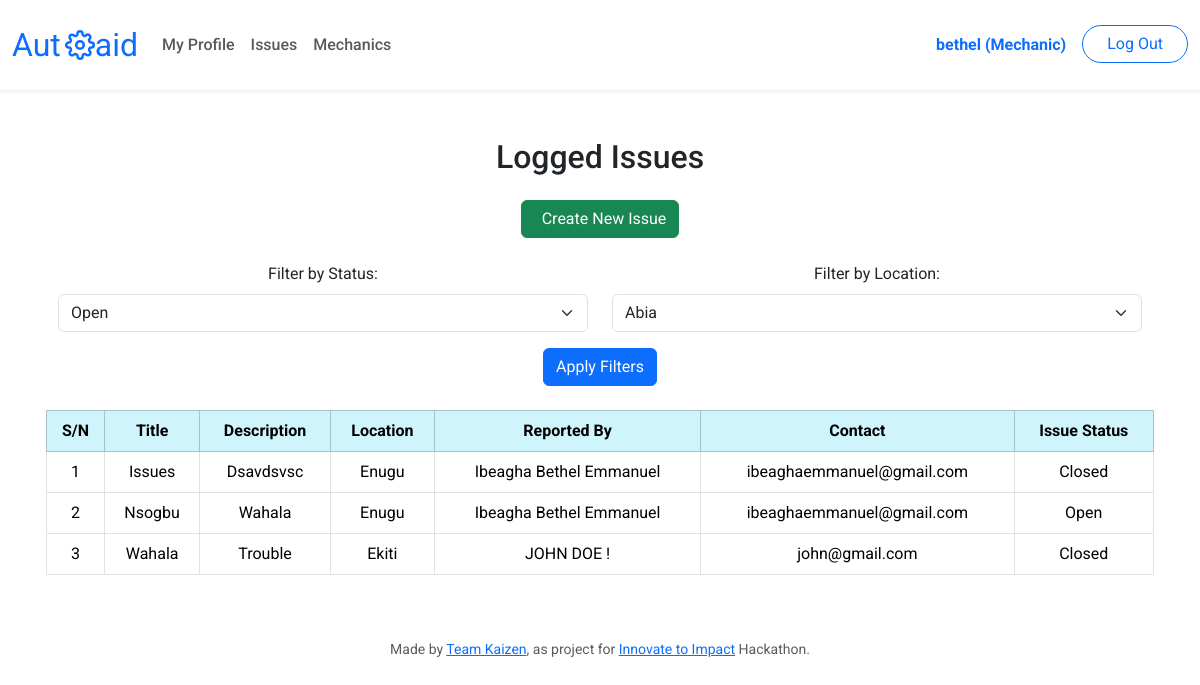
/issues (signed in), run on the app's committed database.
### tables this page shows
CREATE TABLE users (
    id INTEGER PRIMARY KEY AUTOINCREMENT NOT NULL,
    username TEXT NOT NULL UNIQUE,
    hash TEXT NOT NULL,
    role INTEGER NOT NULL CHECK (role IN (0, 1))
);

CREATE TABLE issues (
    id INTEGER PRIMARY KEY AUTOINCREMENT NOT NULL,
    title TEXT NOT NULL,
    body TEXT NOT NULL,
    status INTEGER NOT NULL CHECK (status IN (0, 1)),
    user_id INTEGER NOT NULL,
    FOREIGN KEY(user_id) REFERENCES users(id)
);

CREATE TABLE locations (
    id INTEGER PRIMARY KEY AUTOINCREMENT NOT NULL,
    name TEXT NOT NULL
);

CREATE TABLE profiles (
    id INTEGER PRIMARY KEY AUTOINCREMENT NOT NULL,
    display_name TEXT NOT NULL,
    bio TEXT NOT NULL,
    email TEXT NOT NULL UNIQUE,
    user_id INTEGER NOT NULL,
    location_id INTEGER NOT NULL,
    FOREIGN KEY(user_id) REFERENCES users(id),
    FOREIGN KEY(location_id) REFERENCES locations(id)
);

### app.py (the view, shortened to what this page needs)
@app.route("/issues", methods=["GET", "POST"])
@login_required
def issues():
    id = session["user_id"]
    info = db.execute("SELECT * FROM users WHERE id=?", id)[0]
    username = info["username"]
    role = info["role"]
    if role: role = "(Mechanic)"
    else: role = "(Customer)"
    if request.method == "GET":
        issues = db.execute('''SELECT
            issues.id AS issue_id,
            issues.title AS issue_title,
            issues.body AS issue_body,
            issues.status AS issue_status,
            issues.user_id AS issue_user_id,
            users.username AS user_name,
            profiles.display_name AS profile_display_name,
            profiles.bio AS profile_bio,
            profiles.email AS profile_email,
            locations.name AS location_name,
            locations.id AS location_id
        FROM
            issues
        JOIN
            users ON issues.user_id = users.id
        JOIN
            profiles ON users.id = profiles.user_id
        JOIN
            locations ON profiles.location_id = locations.id''')
        return render_template("issues.html", username=username, role=role, issues=issues, LOCATIONS=LOCATIONS)# The user will enter a status, either solved, or unsolved or all and a location

### app.py (called while the page is built)
@app.after_request
def after_request(response):
    response.headers["Cache-Control"] = "no-cache, no-store, must-revalidate"
    response.headers["Expires"] = 0
    response.headers["Pragma"] = "no-cache"
    return response

### helpers.py (called while the page is built)
def login_required(f):
    @wraps(f)
    def decorated_function(*args, **kwargs):
        if session.get("user_id") is None:
            return redirect("/login")
        return f(*args, **kwargs)
    return decorated_function

### templates/issues.html (shortened to what this page needs)
{% extends "layout.html" %}
{% block main %}
<div class="container">
    <h2 class="mb-4 text-center">Logged Issues</h2>
    {% if session["user_id"] %}
    <div class="text-center mb-4">
        <a href="/create_issue" class="btn btn-success">
            Create New Issue
        </a>
    </div>
    {% endif %}
    <form method="post" action="/issues" class="mb-4">
        <div class="row">
            <div class="col-md-6">
                <label for="status" class="form-label">Filter by Status:</label>
                <select id="status" name="status" class="form-select">
                    <option value="0" {% if selected_status == "0" %}selected{% endif %}>Open</option>
                </select>
            </div>
            <div class="col-md-6">
                <label for="location" class="form-label">Filter by Location:</label>
                <select id="location" name="location" class="form-select">
                    {% for loc in LOCATIONS %}
                        <option value="{{ loc.id }}" {% if selected_location == loc.id %}selected{% endif %}>
                            {{ loc.name }}
                        </option>
                    {% endfor %}
                </select>
            </div>
        </div>
        <div class="text-center mt-3">
            <button type="submit" class="btn btn-primary">Apply Filters</button>
        </div>
    </form>
    {% if issues %}
        <div class="row">
            <table class="table table-bordered table-hover">
                <thead class="table-info">
                    <tr>
                        <th>S/N</th>
                        <th>Title</th>
                        <th>Description</th>
                        <th>Location</th>
                        <th>Reported By</th>
                        <th>Contact</th>
                        <th>Issue Status</th>
                    </tr>
                </thead>
                <tbody>
                    {% for issue in issues %}
                        <tr>
                            <td>{{ loop.index }}</td>
                            <td>{{ issue.issue_title }}</td>
                            <td>{{ issue.issue_body }}</td>
                            <td>{{ issue.location_name }}</td>
                            <td>{{ issue.profile_display_name }}</td>
                            <td>{{ issue.profile_email }}</td>
                            <td>{% if issue.issue_status == 1 %}Closed{% else %}Open{% endif %}
                            </td>
                        </tr>
                    {% endfor %}
                </tbody>
            </table>
        </div>
    {% else %}
        <div class="text-center mt-4">
            <p class="text-muted">No issues to display. Try adjusting your filters or create a new issue.</p>
        </div>
    {% endif %}
</div>
{% endblock %}

### templates/layout.html (shortened to what this page needs)
<!DOCTYPE html>
<html lang="en">
    <head>
        <link
            href="https://cdn.jsdelivr.net/npm/bootstrap@5.3.2/dist/css/bootstrap.min.css"
            rel="stylesheet"
        />
        <link href="/static/styles.css" rel="stylesheet" />
    </head>
    <body>
        <nav class="navbar navbar-expand-md navbar-light bg-white shadow-sm py-3">
    <div class="container-fluid">
        <a class="navbar-brand d-flex align-items-center" href="/">
            <span class="text-primary me-1">Aut</span>
            <img src="/static/fix-icon.svg" width="30" height="30" alt="o">
            <span class="text-primary">aid</span>
        </a>
        <div class="collapse navbar-collapse" id="navbar">
            {% if session["user_id"] %}
            <ul class="navbar-nav me-auto">
                <li class="nav-item">
                    <a class="nav-link fw-medium" href="/profile">My Profile</a>
                </li>
                <li class="nav-item">
                    <a class="nav-link fw-medium" href="/issues">Issues</a>
                </li>
                <li class="nav-item">
                    <a class="nav-link fw-medium" href="/mechanics">Mechanics</a>
                </li>
            </ul>
            <ul class="navbar-nav ms-auto">
                <li class="nav-item">
                    <a class="nav-link text-primary fw-bold">{{ username }} {{ role }}</a>
                </li>
                <li class="nav-item">
                    <a class="btn btn-outline-primary rounded-pill ms-2 px-4" href="/logout">Log Out</a>
                </li>
            </ul>
            {% endif %}
        </div>
    </div>
</nav>
        <main class="container py-5 px-3 text-center">
            {% block main %}{% endblock %}
        </main>
        <footer class="mb-5">
            <p class="mb-3 small text-center text-muted">
                Made by <a href="">Team Kaizen</a>, as project for
                <a href="https://cs50.harvard.edu/x/2024/"
                    >Innovate to Impact</a
                >
                Hackathon.
            </p>
        </footer>
    </body>
</html>

### static/styles.css (style rules this page uses)
nav .navbar-brand { font-size: xx-large; }
body { font-family: "Roboto", sans-serif; }

### data on the page
users: username "bethel"
issues: issue_title "Issues", issue_body "Dsavdsvsc", location_name "Enugu", profile_display_name "Ibeagha Bethel Emmanuel", profile_email "ibeaghaemmanuel@gmail.com", status "Closed"
issues: issue_title "Nsogbu", issue_body "Wahala", location_name "Enugu", profile_display_name "Ibeagha Bethel Emmanuel", profile_email "ibeaghaemmanuel@gmail.com", status "Open"
issues: issue_title "Wahala", issue_body "Trouble", location_name "Ekiti", profile_display_name "JOHN DOE !", profile_email "john@gmail.com", status "Closed"

### other printed values
{{ role }} "(Mechanic)"
form field location "Abia"
